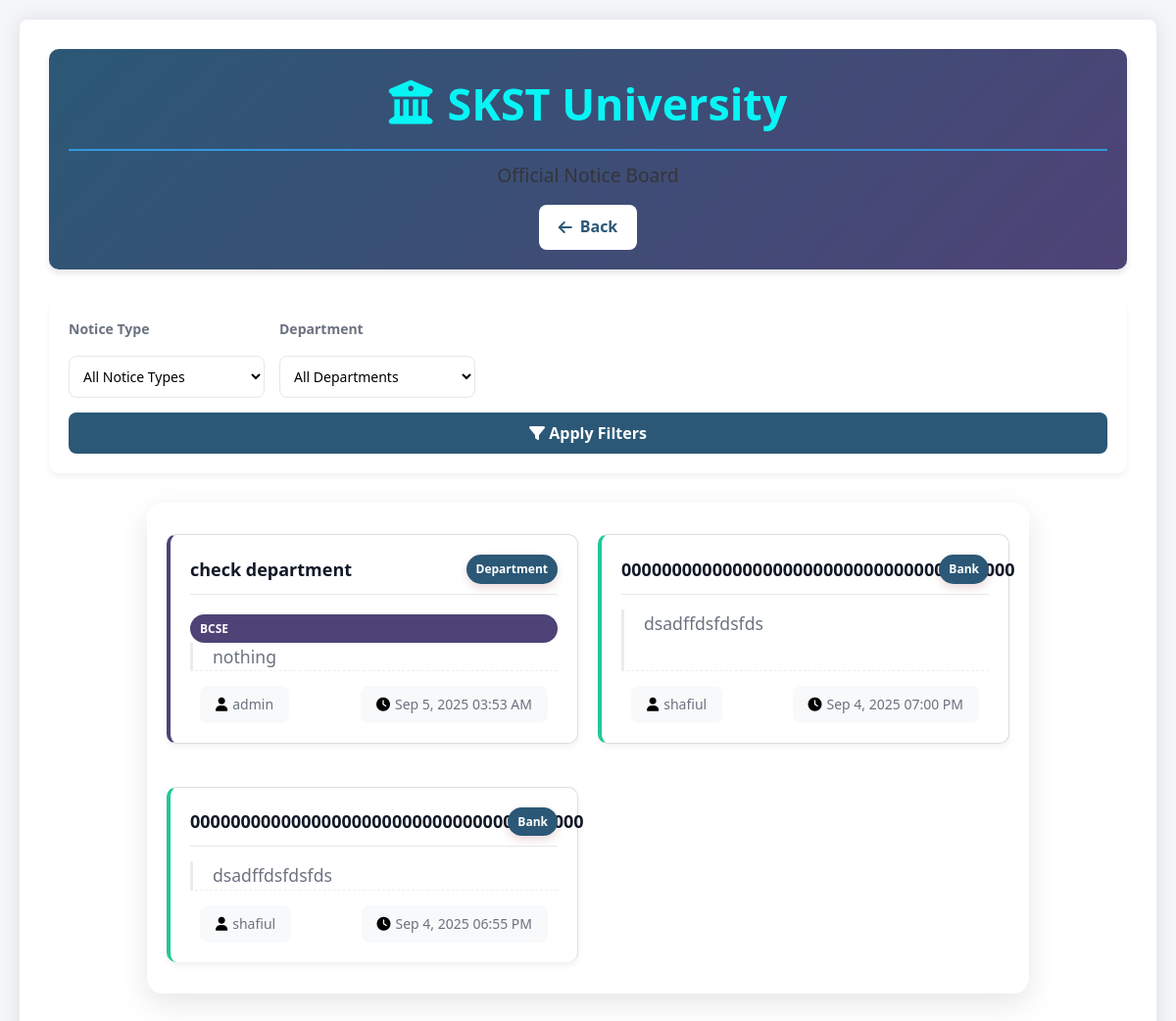
The page /notice/notice.php (signed in) on the database its author committed.
### tables this page shows
CREATE TABLE `notice` (
  `id` int(11) NOT NULL,
  `title` varchar(255) NOT NULL,
  `section` varchar(100) NOT NULL,
  `sub_section` varchar(50) DEFAULT NULL,
  `content` text NOT NULL,
  `author` varchar(100) NOT NULL,
  `created_at` timestamp NOT NULL DEFAULT current_timestamp(),
  `viewed` tinyint(1) DEFAULT 0 COMMENT '0=unread, 1=read'
);

### notice/notice.php (the view, shortened to what this page needs)
<?php
require_once '../library/notice.php';
$con = new mysqli(DB_SERVER, DB_USERNAME, DB_PASSWORD, DB_NAME);
$query = "SELECT * FROM notice WHERE section IN ('Department', 'Event', 'Bank')";
$query .= " ORDER BY created_at DESC";
$stmt = $con->prepare($query);
$stmt->execute();
$result = $stmt->get_result();
$notices = $result->fetch_all(MYSQLI_ASSOC);
?>
<!DOCTYPE html>
<html lang="en">
<head>
    <link rel="stylesheet" href="https://cdnjs.cloudflare.com/ajax/libs/font-awesome/6.5.0/css/all.min.css">
</head>
<body>
    <div class="container">
        <div class="header">
            <h1 class="university-name">
                <i class="fas fa-university"></i>
                SKST University
            </h1>
            <p class="page-subtitle">Official Notice Board</p>
            <a href="notice.html" class="back-btn">
                <i class="fas fa-arrow-left"></i> Back
            </a>
        </div>
        <form method="GET" class="filters">
            <div class="filter-group">
                <label class="filter-label">Notice Type</label>
                <select name="section" class="filter-select">
                    <option value="">All Notice Types</option>
                </select>
            </div>
            <div class="filter-group">
                <label class="filter-label">Department</label>
                <select name="department" class="filter-select">
                    <option value="">All Departments</option>
                </select>
            </div>
            <button type="submit" class="apply-btn">
                <i class="fas fa-filter"></i> Apply Filters
            </button>
        </form>
        <div class="notices-container">
            <?php if (count($notices) > 0): ?>
                <?php foreach ($notices as $notice): ?>
                    <div class="notice-card <?= $notice['viewed'] == 0 ? 'unread' : '' ?> section-<?= strtolower($notice['section']) ?>">
                        <div class="notice-header">
                            <h3 class="notice-title"><?= htmlspecialchars($notice['title']) ?></h3>
                            <span class="notice-section"><?= htmlspecialchars($notice['section']) ?></span>
                        </div>
                        <?php if (!empty($notice['sub_section'])): ?>
                            <span class="notice-department"><?= htmlspecialchars($notice['sub_section']) ?></span>
                        <?php endif; ?>
                        <div class="notice-content">
                            <?= nl2br(htmlspecialchars($notice['content'])) ?>
                        </div>
                        <div class="notice-footer">
                            <span class="notice-author">
                                <i class="fas fa-user"></i> <?= htmlspecialchars($notice['author']) ?>
                            </span>
                            <span class="notice-date">
                                <i class="fas fa-clock"></i> <?= date('M j, Y h:i A', strtotime($notice['created_at'])) ?>
                            </span>
                        </div>
                    </div>
                <?php endforeach; ?>
            <?php endif; ?>
        </div>
    </div>
</body>
</html>

### library/library.css (style rules this page uses)
.notices-container { max-width: 900px; margin: 30px auto; padding: 20px; font-family: 'Segoe UI', Tahoma, Geneva, Verdana, sans-serif; }
.notice-card { background: white; border-radius: 8px; box-shadow: 0 4px 12px rgba(0,0,0,0.08); padding: 20px; margin-bottom: 25px; border-left: 4px solid #3498db; transition: transform 0.3s ease, box-shadow 0.3s ease; }
.notice-header { display: flex; justify-content: space-between; align-items: center; margin-bottom: 15px; flex-wrap: wrap; }
.notice-title { color: #2c3e50; margin: 0; font-size: 20px; display: flex; align-items: center; gap: 8px; }
.notice-section { background: #e8f4fc; color: #3498db; padding: 4px 12px; border-radius: 20px; font-size: 14px; font-weight: 600; }
.notice-content { color: #34495e; line-height: 1.6; margin-bottom: 15px; padding-bottom: 15px; border-bottom: 1px dashed #ecf0f1; }
.notice-footer { display: flex; justify-content: space-between; font-size: 14px; color: #7f8c8d; }
.notice-author, .notice-date { display: flex; align-items: center; gap: 5px; }
h3 { color: #2c3e50; margin: 25px 0 15px; font-size: 1.5rem; }
p, li { line-height: 1.6; color: #333; margin-bottom: 10px; }
a { color: #3498db; text-decoration: none; transition: all 0.3s ease; }
* { box-sizing: border-box; margin: 0; padding: 0; }
body { font-family: 'Segoe UI', Tahoma, Geneva, Verdana, sans-serif; background: #f9f9ff; }

### library/notice.php (style rules this page uses)
* { margin: 0; padding: 0; box-sizing: border-box; font-family: 'Segoe UI', Tahoma, Geneva, Verdana, sans-serif; }
body { background: linear-gradient(135deg, #f5f7fa 0%, #e4e8f0 100%); color: #333; line-height: 1.6; min-height: 100vh; }
.container { max-width: 1200px; margin: 0 auto; }
.header { text-align: center; margin-bottom: 40px; padding: 30px; background: linear-gradient(135deg, #800000 0%, #600000 100%); color: white; border-radius: 16px; box-shadow: 0 10px 30px rgba(128, 0, 0, 0.2); }
.header h1 { font-size: 2.8rem; margin-bottom: 10px; display: flex; align-items: center; justify-content: center; gap: 15px; }
.header p { font-size: 1.2rem; opacity: 0.9; max-width: 600px; margin: 0 auto; }
.notices-container { background: white; border-radius: 16px; box-shadow: 0 10px 30px rgba(0,0,0,0.1); overflow: hidden; margin-bottom: 40px; }
.notice-card:last-child { border-bottom: none; border-radius: 1px solid black; }
.notice-card::before { content: ''; position: absolute; top: 0; left: 0; width: 5px; height: 100%; opacity: 0; transition: opacity 0.3s ease; }
.notice-header { display: flex; justify-content: space-between; align-items: flex-start; margin-bottom: 20px; flex-wrap: wrap; gap: 15px; }
.notice-title { color: blue; font-size: 1.5rem; display: flex; align-items: center; gap: 12px; flex: 1; min-width: 250px; font-weight: 600; }
.notice-section { color: white; padding: 8px 18px; border-radius: 30px; font-size: 0.9rem; font-weight: 500; box-shadow: 0 4px 10px rgba(128, 0, 0, 0.15); }
.notice-content { color: #444; margin-bottom: 25px; line-height: 1.7; font-size: 1.1rem; padding: 0 10px; border-left: 3px solid #e9ecef; padding-left: 20px; transition: border-color 0.3s ease; }
.notice-footer { display: flex; justify-content: space-between; align-items: center; flex-wrap: wrap; gap: 20px; font-size: 0.95rem; color: #6c757d; padding: 0 10px; }
.notice-author, .notice-date { display: flex; align-items: center; gap: 10px; background: #f8f9fa; padding: 8px 16px; border-radius: 8px; }
.notice-author i, .notice-date i { color: black; }
.container { max-width: 800px; margin: 0 auto; background-color: white; padding: 30px; border-radius: 8px; box-shadow: 0 0 20px rgba(0, 0, 0, 0.1); }
h1 { color: #07f5f5ff; text-align: center; margin-bottom: 30px; border-bottom: 2px solid #3498db; padding-bottom: 10px; }
label { display: block; margin-bottom: 8px; font-weight: 600; color: #2c3e50; }
input, select { width: 100%; padding: 12px; border: 1px solid #ddd; border-radius: 4px; font-size: 16px; transition: border 0.3s; }
button { background-color: #3498db; color: white; border: none; padding: 12px 20px; font-size: 16px; border-radius: 4px; cursor: pointer; width: 100%; font-weight: 600; transition: background-color 0.3s; }
body { font-family: 'Segoe UI', Tahoma, Geneva, Verdana, sans-serif; background-color: #f5f5f5; margin: 0; color: #333; }
.notice-card { border: 1px solid #ddd; border-radius: 8px; margin: 12px 0; padding: 15px; transition: 0.3s; }

### rows shown on the page
notice: title "check department", section "Department", sub_section "BCSE", content "nothing", author "admin", created_at "Sep 5, 2025 03:53 AM"
notice: title "000000000000000000000000000000000000000", section "Bank", content "dsadffdsfdsfds", author "shafiul", created_at "Sep 4, 2025 07:00 PM"
notice: title "000000000000000000000000000000000000000", section "Bank", content "dsadffdsfdsfds", author "shafiul", created_at "Sep 4, 2025 06:55 PM"
